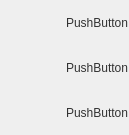
                 <widget class="QFrame" name="extraRightBox">
                  <property name="minimumSize">
                   <size>
                    <width>0</width>
                    <height>0</height>
                   </size>
                  </property>
                  <property name="maximumSize">
                   <size>
                    <width>0</width>
                    <height>16777215</height>
                   </size>
                  </property>
                  <property name="styleSheet">
                   <string notr="true">#extraRightBox .QFrame {
	background-color: rgb(173, 216, 230);
	border: none;
	border-top: 2px solid rgb(79, 145, 201)
}
</string>
                  </property>
                  <property name="frameShape">
                   <enum>QFrame::NoFrame</enum>
                  </property>
                  <property name="frameShadow">
                   <enum>QFrame::Raised</enum>
                  </property>
                  <layout class="QVBoxLayout" name="verticalLayout_13">
                   <property name="spacing">
                    <number>0</number>
                   </property>
                   <property name="leftMargin">
                    <number>0</number>
                   </property>
                   <property name="topMargin">
                    <number>0</number>
                   </property>
                   <property name="rightMargin">
                    <number>0</number>
                   </property>
                   <property name="bottomMargin">
                    <number>0</number>
                   </property>
                   <item>
                    <widget class="QFrame" name="contentSettings">
                     <property name="frameShape">
                      <enum>QFrame::NoFrame</enum>
                     </property>
                     <property name="frameShadow">
                      <enum>QFrame::Raised</enum>
                     </property>
                     <layout class="QVBoxLayout" name="verticalLayout_14">
                      <property name="spacing">
                       <number>0</number>
                      </property>
                      <property name="leftMargin">
                       <number>0</number>
                      </property>
                      <property name="topMargin">
                       <number>0</number>
                      </property>
                      <property name="rightMargin">
                       <number>0</number>
                      </property>
                      <property name="bottomMargin">
                       <number>0</number>
                      </property>
                      <item alignment="Qt::Qt::AlignTop">
                       <widget class="QFrame" name="topMenus">
                        <property name="styleSheet">
                         <string notr="true">#topMenus .QPushButton {
background-position: left center;
    background-repeat: no-repeat;
	border: none;
	border-left: 22px solid transparent;
	background-color:transparent;
	text-align: left;
	padding-left: 44px;
	color: rgb(50, 50, 50);
}
#topMenus .QPushButton:hover {
	background-color: rgb(79, 145, 201);
}
#topMenus .QPushButton:pressed {	
	background-color: rgb(66, 123, 170);
}</string>
                        </property>
                        <property name="frameShape">
                         <enum>QFrame::NoFrame</enum>
                        </property>
                        <property name="frameShadow">
                         <enum>QFrame::Raised</enum>
                        </property>
                        <layout class="QVBoxLayout" name="verticalLayout_15">
                         <property name="spacing">
                          <number>0</number>
                         </property>
                         <property name="leftMargin">
                          <number>0</number>
                         </property>
                         <property name="topMargin">
                          <number>0</number>
                         </property>
                         <property name="rightMargin">
                          <number>0</number>
                         </property>
                         <property name="bottomMargin">
                          <number>0</number>
                         </property>
                         <item>
                          <widget class="QPushButton" name="pushButton_4">
                           <property name="minimumSize">
                            <size>
                             <width>0</width>
                             <height>45</height>
                            </size>
                           </property>
                           <property name="text">
                            <string>PushButton</string>
                           </property>
                          </widget>
                         </item>
                         <item>
                          <widget class="QPushButton" name="pushButton_14">
                           <property name="minimumSize">
                            <size>
                             <width>0</width>
                             <height>45</height>
                            </size>
                           </property>
                           <property name="text">
                            <string>PushButton</string>
                           </property>
                          </widget>
                         </item>
                         <item>
                          <widget class="QPushButton" name="pushButton_15">
                           <property name="minimumSize">
                            <size>
                             <width>0</width>
                             <height>45</height>
                            </size>
                           </property>
                           <property name="text">
                            <string>PushButton</string>
                           </property>
                          </widget>
                         </item>
                        </layout>
                       </widget>
                      </item>
                     </layout>
                    </widget>
                   </item>
                  </layout>
                 </widget>
